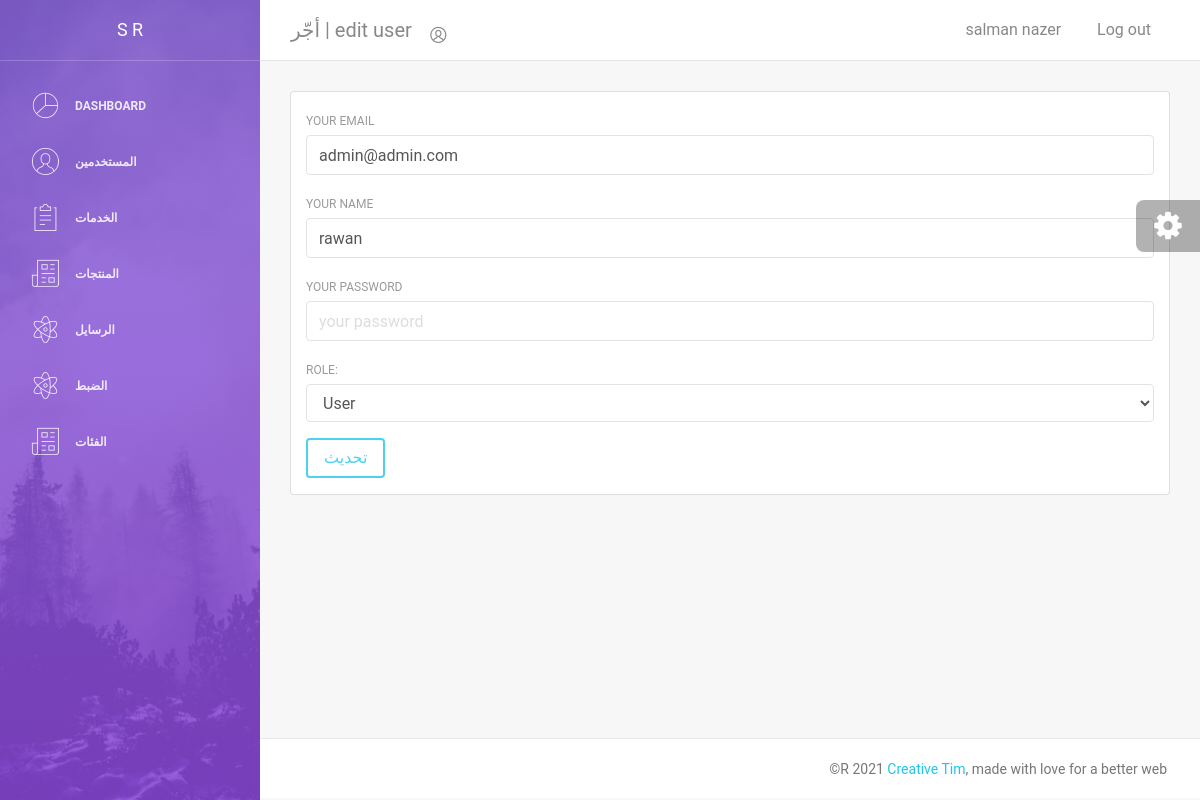
Screenshot of /admin/users/edit.php?id=38 (signed in) with the database file from the repository.
### tables this page shows
CREATE TABLE `settings` (
  `id` int(11) NOT NULL,
  `admin_email` varchar(64) NOT NULL,
  `app_name` varchar(64) NOT NULL DEFAULT 'service app',
  `app_note` varchar(255) NOT NULL
);

CREATE TABLE `users` (
  `id` int(11) UNSIGNED NOT NULL,
  `email` varchar(255) NOT NULL,
  `name` varchar(255) DEFAULT NULL,
  `password` varchar(255) NOT NULL,
  `role` enum('admin','user') NOT NULL DEFAULT 'user',
  `created_at` datetime NOT NULL DEFAULT current_timestamp()
);

### config/app.php (called while the page is built)
<?php
include_once 'database.php';
$settings = $mysqli->query('select * from settings')->fetch_array(MYSQLI_ASSOC);
if(count($settings)){
    $app_name = $settings['app_name'];
    $admin_email = $settings['admin_email'];
    $app_note = $settings['app_note'];
}else{
    $app_name = 'Service App';
    $admin_email = 'snazer658@gmail.com';
    $app_note = 'تاجير';
}
    $config =[
      'app_name' =>  $app_name,
      'admin_email' => $admin_email ,
      'lang' => 'eng' ,
      'dir' => 'ltr' ,
      'app_url' => 'http://127.0.0.1/php/',
      'upload_dir' => 'uploads/',
      'admin_assets' => 'http://127.0.0.1/php/admin/template/assets',
      'app_note' => $app_note,
    ];
 ?>

### classec/user.php (called while the page is built, shortened)
<?php
class user {
  public function name(){
  if(isset($_SESSION['user_name'])){
        return $_SESSION['user_name'];
    }
        return 'gust';
  }
}
 ?>

### admin/users/edit.php (the view, shortened to what this page needs)
<?php
$title = 'edit user';
$icon = 'circle-09';
include __DIR__.'/../template/header.php';
$st = $mysqli->prepare('select * from users where id = ? limit 1');
$st->bind_param('i', $userId);
$st->execute();
$user = $st->get_result()->fetch_assoc();
$name = $user['name'];
$email = $user['email'];
$role = $user['role'];
?>
<div class="card">
  <div class="container pt-3">
    <form class="" action="" method="post">
        <div class="form-group">
            <label for="email">Your email</label>
            <input type="email" name="email" class="form-control" placeholder="your email" id="email" value="<?php echo $email; ?>">
        </div>
        <div class="form-group">
            <label for="name">Your name</label>
            <input type="text" name="name" class="form-control" placeholder="your name" id="name" value="<?php echo $name; ?>">
        </div>
        <div class="form-group">
            <label for="password">Your password</label>
            <input type="password" name="password" class="form-control" placeholder="your password" id="password">
        </div>
        <div class="form-group">
          <label for="role">Role:</label>
            <select class="form-control" name="role" id="role">
              <option value="user"
              <?php if($role == 'user') echo 'selected' ?>
              >User</option>
            </select>
        </div>
        <div class="form-group">
            <button class="btn btn-info">تحديث</button>
        </div>
    </form>
  </div>
</div>
<?php
include __DIR__.'/../template/footer.php';
 ?>

### admin/template/header.php (shortened to what this page needs)
<?php
require_once __DIR__.'/../../config/app.php';
require_once __DIR__.'/../../classec/user.php';
$user = new User;
 ?>
<!DOCTYPE html>
<html lang="en">
<head>
    <link rel="stylesheet" href="https://maxcdn.bootstrapcdn.com/font-awesome/latest/css/font-awesome.min.css" />
    <link href="<?php echo $config['admin_assets']?>/css/bootstrap.min.css" rel="stylesheet" />
    <link href="<?php echo $config['admin_assets']?>/css/light-bootstrap-dashboard.css?v=2.0.0 " rel="stylesheet" />
    <link href="<?php echo $config['admin_assets']?>/css/demo.css" rel="stylesheet" />
</head>
<body>
  <div class="wrapper">
      <div class="sidebar" data-image="<?php echo $config['admin_assets']?>/img/sidebar-5.jpg">
  <?php include 'sidebar.php' ?>
      </div>
      <div class="main-panel">
          <nav class="navbar navbar-expand-lg " color-on-scroll="500">
              <div class="container-fluid">
                  <a class="navbar-brand" href="/../../php/index.php"> <?php echo $config['app_name']." | ". $title ?> </a>
                  <div class="collapse navbar-collapse justify-content-end" id="navigation">
                      <ul class="nav navbar-nav mr-auto">
                          <li class="nav-item">
                              <a href="#" class="nav-link" data-toggle="dropdown">
                                  <i class="nc-icon nc-<?php echo $icon ?>"></i>
                              </a>
                          </li>
                      </ul>
                      <ul class="navbar-nav ml-auto">
                          <li class="nav-item">
                              <a class="nav-link" href="#pablo">
                                  <span><?php echo $user->name() ?></span>
                              </a>
                          </li>
                          <li class="nav-item">
                              <a class="nav-link" href="<?php echo $config['app_url'].'logout.php'; ?>">
                                  <span class="no-icon">Log out</span>
                              </a>
                          </li>
                      </ul>
                  </div>
              </div>
          </nav>
          <div class="content">
              <div class="container-fluid">

### rows the page displays
settings: app_name "أجّر"
users: email "admin@admin.com", name "rawan", role "User"

### other values shown
$title "edit user"
$user->name() "salman nazer"
